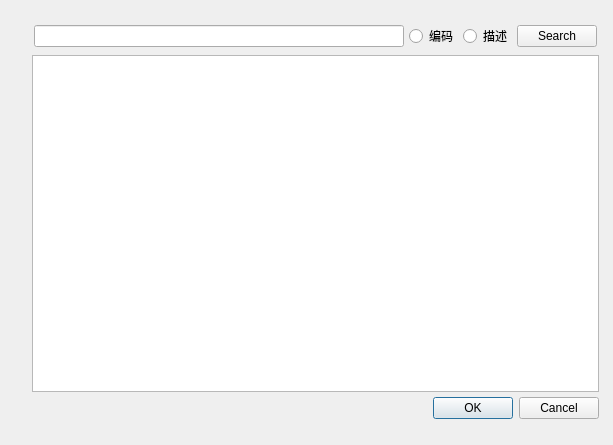
<?xml version="1.0" encoding="UTF-8"?>
<ui version="4.0">
 <class>Dialog</class>
 <widget class="QDialog" name="Dialog">
  <property name="geometry">
   <rect>
    <x>0</x>
    <y>0</y>
    <width>613</width>
    <height>445</height>
   </rect>
  </property>
  <property name="windowTitle">
   <string>Dialog</string>
  </property>
  <widget class="QWidget" name="verticalLayoutWidget">
   <property name="geometry">
    <rect>
     <x>30</x>
     <y>20</y>
     <width>571</width>
     <height>401</height>
    </rect>
   </property>
   <layout class="QVBoxLayout" name="mv_layout" stretch="5,0,5">
    <property name="spacing">
     <number>5</number>
    </property>
    <property name="leftMargin">
     <number>2</number>
    </property>
    <property name="topMargin">
     <number>2</number>
    </property>
    <property name="rightMargin">
     <number>2</number>
    </property>
    <property name="bottomMargin">
     <number>2</number>
    </property>
    <item>
     <layout class="QHBoxLayout" name="h_layout">
      <property name="spacing">
       <number>5</number>
      </property>
      <property name="sizeConstraint">
       <enum>QLayout::SetDefaultConstraint</enum>
      </property>
      <property name="leftMargin">
       <number>2</number>
      </property>
      <property name="topMargin">
       <number>2</number>
      </property>
      <property name="rightMargin">
       <number>2</number>
      </property>
      <property name="bottomMargin">
       <number>2</number>
      </property>
      <item>
       <widget class="QLineEdit" name="searchLineEdit"/>
      </item>
      <item>
       <widget class="QRadioButton" name="idRadioButton">
        <property name="text">
         <string>编码</string>
        </property>
       </widget>
      </item>
      <item>
       <widget class="QRadioButton" name="desRadioButton">
        <property name="text">
         <string>描述</string>
        </property>
       </widget>
      </item>
      <item>
       <widget class="QPushButton" name="doSearchPushButton">
        <property name="text">
         <string>Search</string>
        </property>
       </widget>
      </item>
     </layout>
    </item>
    <item>
     <widget class="QTableView" name="itemsTableView">
      <property name="editTriggers">
       <set>QAbstractItemView::NoEditTriggers</set>
      </property>
      <property name="selectionBehavior">
       <enum>QAbstractItemView::SelectRows</enum>
      </property>
     </widget>
    </item>
    <item>
     <widget class="QDialogButtonBox" name="buttonBox">
      <property name="orientation">
       <enum>Qt::Horizontal</enum>
      </property>
      <property name="standardButtons">
       <set>QDialogButtonBox::Cancel|QDialogButtonBox::Ok</set>
      </property>
     </widget>
    </item>
   </layout>
  </widget>
 </widget>
 <resources/>
 <connections>
  <connection>
   <sender>buttonBox</sender>
   <signal>accepted()</signal>
   <receiver>Dialog</receiver>
   <slot>accept()</slot>
   <hints>
    <hint type="sourcelabel">
     <x>248</x>
     <y>254</y>
    </hint>
    <hint type="destinationlabel">
     <x>157</x>
     <y>274</y>
    </hint>
   </hints>
  </connection>
  <connection>
   <sender>buttonBox</sender>
   <signal>rejected()</signal>
   <receiver>Dialog</receiver>
   <slot>reject()</slot>
   <hints>
    <hint type="sourcelabel">
     <x>316</x>
     <y>260</y>
    </hint>
    <hint type="destinationlabel">
     <x>286</x>
     <y>274</y>
    </hint>
   </hints>
  </connection>
 </connections>
</ui>
